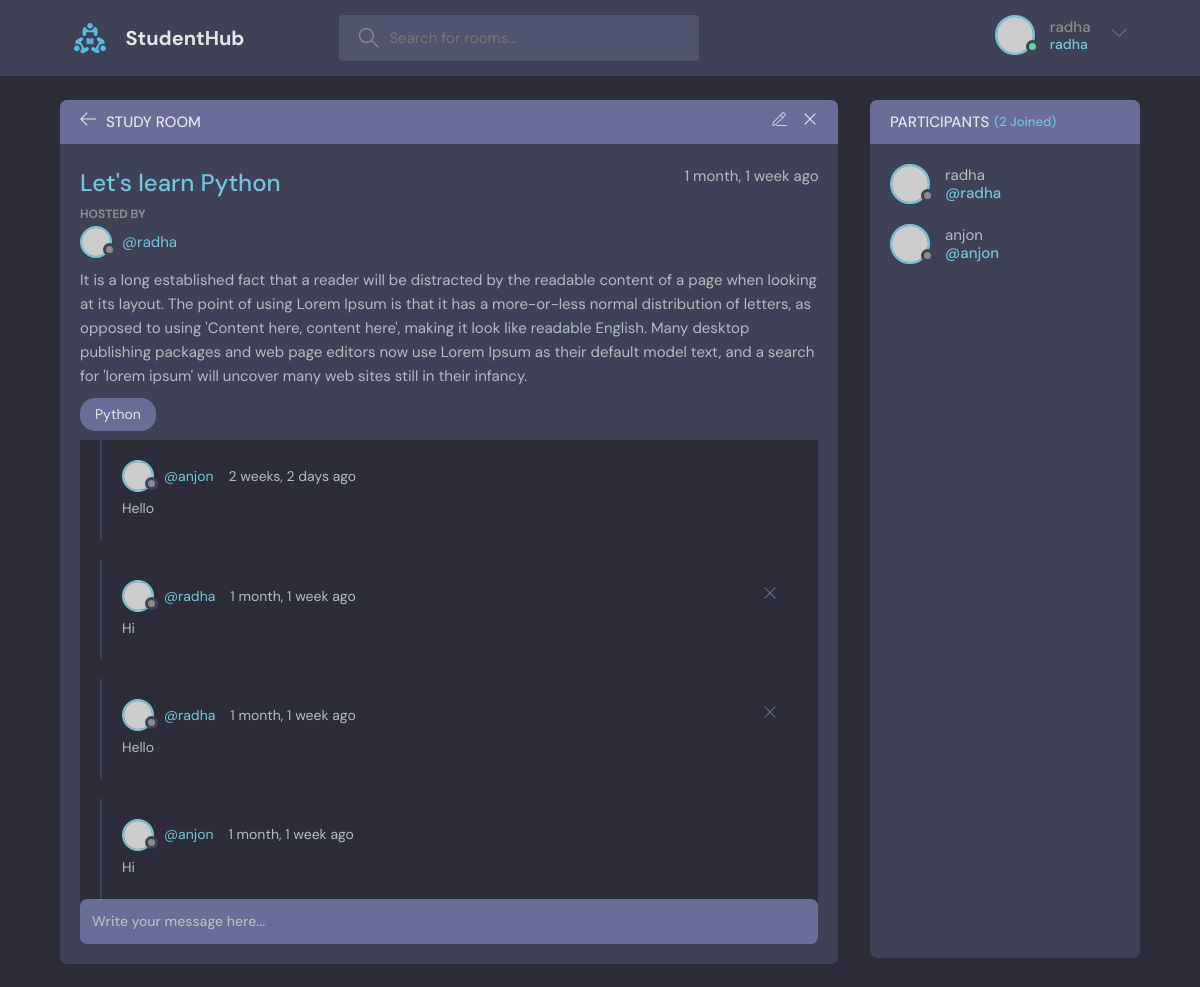
/room/2/ (signed in), run on the app's committed database.
### base/models.py (models this page shows, shortened)
class Room(models.Model):
    host = models.ForeignKey(User,on_delete=models.SET_NULL, null=True)
    topic = models.ForeignKey(Topic, on_delete=models.SET_NULL, null=True)
    name = models.CharField(max_length=200)
    description = models.TextField(null=True,blank=True)
    participants = models.ManyToManyField(User,related_name='participants',blank=True)
    updated = models.DateTimeField(auto_now=True)
    created = models.DateTimeField(auto_now_add=True)
    class Meta:
        ordering = ['-updated','-created']

class Topic(models.Model):
    name = models.CharField(max_length=200)
    def __str__(self):
        return self.name

class Message(models.Model):
    user = models.ForeignKey(User, on_delete=models.CASCADE)
    room = models.ForeignKey(Room,on_delete=models.CASCADE)
    body = models.TextField()
    updated = models.DateTimeField(auto_now=True)
    created = models.DateTimeField(auto_now_add=True)
    class Meta:
        ordering = ['-updated','-created']

### base/views.py (the view, shortened to what this page needs)
# urls.py: path('room/<str:pk>/',views.room,name='room'),
@login_required(login_url='login')
def room(request,pk):
    room = Room.objects.get(id=pk)
    room_messages = room.message_set.all().order_by('-created')
    participants = room.participants.all()
    context = {"room" : room, "room_messages" : room_messages,'participants': participants}
    return render(request, "base/room.html",context)

### templates/base/room.html (shortened to what this page needs)
{% extends 'main.html' %}
{% block content %}
    <main class="profile-page layout layout--2">
      <div class="container">
        <div class="room">
          <div class="room__top">
            <div class="room__topLeft">
              <a href="{% url 'home' %}">
                <svg version="1.1" xmlns="http://www.w3.org/2000/svg" width="32" height="32" viewBox="0 0 32 32">
                  <title>arrow-left</title>
                  <path
                    d="M13.723 2.286l-13.723 13.714 13.719 13.714 1.616-1.611-10.96-10.96h27.625v-2.286h-27.625l10.965-10.965-1.616-1.607z"
                  ></path>
                </svg>
              </a>
              <h3>Study Room</h3>
            </div>
            {% if room.host == request.user %}
            <div class="room__topRight">
              <a href="{% url 'update-room' room.id %}">
              </a>
              <a href="{% url 'delete-room' room.id %}">
                <svg version="1.1" xmlns="http://www.w3.org/2000/svg" width="32" height="32" viewBox="0 0 32 32">
                  <title>remove</title>
                  <path
                    d="M27.314 6.019l-1.333-1.333-9.98 9.981-9.981-9.981-1.333 1.333 9.981 9.981-9.981 9.98 1.333 1.333 9.981-9.98 9.98 9.98 1.333-1.333-9.98-9.98 9.98-9.981z"
                  ></path>
                </svg>
              </a>
            </div>
            {% endif %}
          </div>
          <div class="room__box scroll">
            <div class="room__header scroll">
              <div class="room__info">
                <h3>{{room.name}}</h3>
                <span>{{room.created|timesince}} ago</span>
              </div>
              <div class="room__hosted">
                <p>Hosted By</p>
                <a href="{% url 'user-profile' room.host.id %}" class="room__author">
                  <div class="avatar avatar--small">
                    <img src="https://randomuser.me/api/portraits/men/37.jpg" />
                  </div>
                  <span>@{{room.host.username}}</span>
                </a>
              </div>
              <div class="room__details">
                {{room.description}}
              </div>
              <span class="room__topics">{{room.topic}}</span>
            </div>
            <div class="room__conversation">
              <div class="threads scroll">
                {% for message in room_messages %}
                <div class="thread">
                  <div class="thread__top">
                    <div class="thread__author">
                      <a href="{% url 'user-profile' message.user.id %}" class="thread__authorInfo">
                        <div class="avatar avatar--small">
                          <img src="https://randomuser.me/api/portraits/men/37.jpg" />
                        </div>
                        <span>@{{ message.user.username }}</span>
                      </a>
                      <span class="thread__date">{{message.created|timesince}} ago</span>
                    </div>
                    {% if request.user == message.user %}
                    <a href="{% url 'delete-message' message.id %}">
                    <div class="thread__delete">
                      <svg version="1.1" xmlns="http://www.w3.org/2000/svg" width="32" height="32" viewBox="0 0 32 32">
                        <title>remove</title>
                        <path
                          d="M27.314 6.019l-1.333-1.333-9.98 9.981-9.981-9.981-1.333 1.333 9.981 9.981-9.981 9.98 1.333 1.333 9.981-9.98 9.98 9.98 1.333-1.333-9.98-9.98 9.98-9.981z"
                        ></path>
                      </svg>
                    </div>
                    </a>
                    {% endif %}
                  </div>
                  <div class="thread__details">
                    {{message.body}}
                  </div>
                </div>
                {% endfor%}
              </div>
            </div>
          </div>
          <div class="room__message">
            <form action="#" method="POST">
              <input name="comment" placeholder="Write your message here..." />
            </form>
          </div>
        </div>
        <div class="participants">
          <h3 class="participants__top">Participants <span>({{participants.count}} Joined)</span></h3>
          <div class="participants__list scroll">
            {% for participant in participants%}
            <a href="{% url 'user-profile' user.id %}" class="participant">
              <div class="avatar avatar--medium">
                <img src="https://randomuser.me/api/portraits/men/37.jpg" />
              </div>
              <p>
                {{ participant.username }}
                <span>@{{ participant.username }}</span>
              </p>
            </a>
            {% endfor %}
        </div>
      </div>
    </main>
    {% endblock content %}

### templates/navbar.html (shortened to what this page needs)
{% load static %}
<header class="header header--loggedIn">
    <div class="container">
      <a href="{% url 'home' %}" class="header__logo">
        <img src="{% static 'images/logo.svg' %}" />
        <h1>StudentHub</h1>
      </a>
      <form class="header__search" method="GET" action="{% url 'home' %}">
        <label>
          <input name="q" placeholder="Search for rooms..." />
        </label>
      </form>
      <nav class="header__menu">
        {% if request.user.is_authenticated %}
        <div class="header__user">
          <a href="{% url 'user-profile' request.user.id %}">
            <div class="avatar avatar--medium active">
              <img src="https://randomuser.me/api/portraits/men/37.jpg" />
            </div>
            <p>{{request.user.username}} <span>{{request.user.username}}</span></p>
          </a>
          <button class="dropdown-button">
            <svg version="1.1" xmlns="http://www.w3.org/2000/svg" width="32" height="32" viewBox="0 0 32 32">
              <title>chevron-down</title>
              <path d="M16 21l-13-13h-3l16 16 16-16h-3l-13 13z"></path>
            </svg>
          </button>
        </div>
        {% else %}
        <a href="{% url 'login' %}">
            <img src="{% static 'images/avatar.svg' %}" />
            <p>Login</p>
        </a>
        {% endif %}
      </nav>
    </div>
  </header>

### data on the page
Room: name "Let's learn Python", created "1 month, 1 week", host.username "radha", description "It is a long established fact that a reader will be distracted by the readable content of a page when looking at its layout. The point of using Lorem Ipsum is that it has a more-or-less normal distribution of letters, as opposed to using 'Content here, content here', making it look like readable English. Many desktop publishing packages and web page editors now use Lorem Ipsum as their default model text, and a search for 'lorem ipsum' will uncover many web sites still in their infancy.", topic "Python"
Message: user.username "anjon", created "2 weeks, 2 days", body "Hello"
Message: user.username "radha", created "1 month, 1 week", body "Hi"
Message: user.username "radha", created "1 month, 1 week", body "Hello"
Message: user.username "anjon", created "1 month, 1 week", body "Hi"

### other printed values
{{ request.user.username }} "radha"
{{ participants.count }} "2"
{{ participant.username }} "radha"
{{ participant.username }} "anjon"
